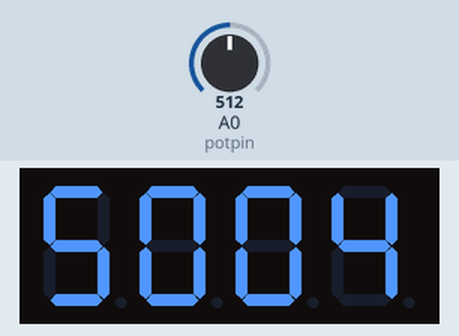
The sketch below on a simulated Arduino Uno, built with avr-gcc and run on an emulated ATmega328P. On the bench: 4-digit seven-segment display. Wiring (inferred from the names in the program): 4-digit 7-segment display, segments lit when HIGH: segments pin 2, pin 3, pin 4, pin 5, pin 12, pin 7, pin 8; digit selects pin 11, pin 10, pin 9, pin 6. The test bench sets the inputs (shaded band); at power-on: A0 (potpin) = 512. The segment pins are drawn as the display they are named for.

Above: at 1.2 s.
1.3 s: A0 (potpin) set to 716
At 2.5 s:
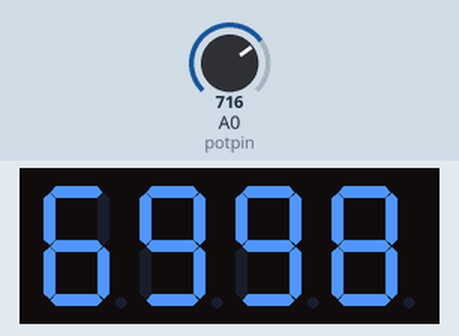
2.8 s: A0 (potpin) set to 900
At 3.7 s:
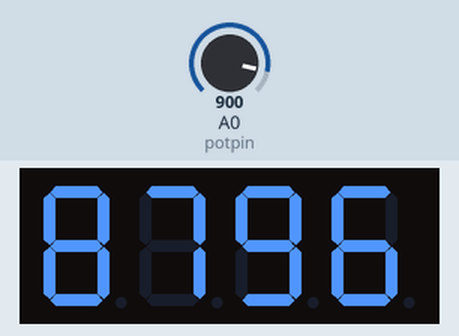
4.3 s: A0 (potpin) set to 1023
At 5.1 s:
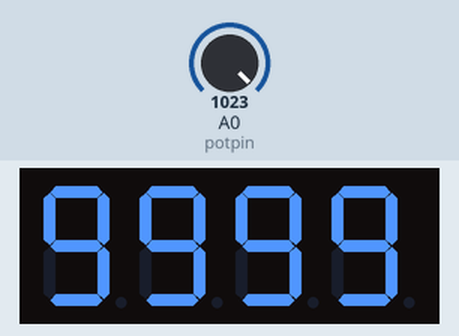
Timing chart, 0 to 7.3 s (numbered marks = the images above; inputs shaded):
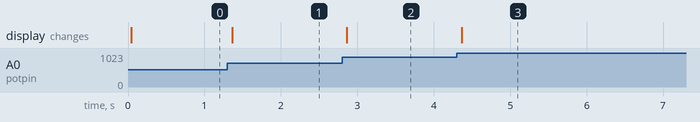

Measured:
- after the input at 1.3 s, the display: changes after 0.07 s (image 1)
- after the input at 2.8 s, the display: changes after 0.06 s (image 2)
- after the input at 4.3 s, the display: changes after 0.07 s (image 3)

The sketch:

_4dig7seg.ino
```cpp
int digit1 = 11; //PWM Display pin 12
int digit2 = 10; //PWM Display pin 9
int digit3 = 9; //PWM Display pin 8
int digit4 = 6; //PWM Display pin 6
int segA = 2; //Display pin 11
int segB = 3; //Display pin 7
int segC = 4; //Display pin 4
int segD = 5; //Display pin 2
int segE = 12; //Display pin 1
int segF = 7; //Display pin 10
int segG = 8; //Display pin 5
int num=0;

int potpin = A0; //porentiometer analog pin
int val = 0; //value for analog input

void setup() {
  pinMode(segA, OUTPUT);
  pinMode(segB, OUTPUT);
  pinMode(segC, OUTPUT);
  pinMode(segD, OUTPUT);
  pinMode(segE, OUTPUT);
  pinMode(segF, OUTPUT);
  pinMode(segG, OUTPUT);

  pinMode(digit1, OUTPUT);
  pinMode(digit2, OUTPUT);
  pinMode(digit3, OUTPUT);
  pinMode(digit4, OUTPUT);
}

void loop() {
  val = analogRead(potpin);
  val = map(val, 0, 1023, 0, 9999);
  displayNumber(val);
}

//Display brightness
//Each digit is on for a certain amount of microseconds
//Then it is off until we have reached a total of 20ms for the function call
//Let's assume each digit is on for 1000us
//If each digit is on for 1ms, there are 4 digits, so the display is off for 16ms.
//That's a ratio of 1ms to 16ms or 6.25% on time (PWM).
//Let's define a variable called brightness that varies from:
//5000 blindingly bright (15.7mA current draw per digit)
//2000 shockingly bright (11.4mA current draw per digit)
//1000 pretty bright (5.9mA)
//500 normal (3mA)
//200 dim but readable (1.4mA)
//50 dim but readable (0.56mA)
//5 dim but readable (0.31mA)
//1 dim but readable in dark (0.28mA)

void displayNumber(int toDisplay) {
#define DISPLAY_BRIGHTNESS 200

#define DIGIT_ON  LOW
#define DIGIT_OFF HIGH

  long beginTime = millis();

  for(int digit = 4 ; digit > 0 ; digit--) {

    //Turn on a digit for a short amount of time
    switch(digit) {
    case 1:
      digitalWrite(digit1, DIGIT_ON);
      break;
    case 2:
      digitalWrite(digit2, DIGIT_ON);
      break;
    case 3:
      digitalWrite(digit3, DIGIT_ON);
      break;
    case 4:
      digitalWrite(digit4, DIGIT_ON);
      break;
    }

    //Turn on the right segments for this digit
    lightNumber(toDisplay % 10);
    toDisplay /= 10;

    delayMicroseconds(DISPLAY_BRIGHTNESS); //Display this digit for a fraction of a second (between 1us and 5000us, 500 is pretty good)

    //Turn off all segments
    lightNumber(10);
//
//    //Turn off all digits
    digitalWrite(digit1, DIGIT_OFF);
    digitalWrite(digit2, DIGIT_OFF);
    digitalWrite(digit3, DIGIT_OFF);
    digitalWrite(digit4, DIGIT_OFF);
  }

  while( (millis() - beginTime) < 10) ; //Wait for 20ms to pass before we paint the display again
}

//Given a number, turns on those segments
//If number == 10, then turn off number
void lightNumber(int numberToDisplay) {

// may be need invert
#define SEGMENT_ON  HIGH
#define SEGMENT_OFF LOW

  switch (numberToDisplay){

  case 0:
    digitalWrite(segA, SEGMENT_ON);
    digitalWrite(segB, SEGMENT_ON);
    digitalWrite(segC, SEGMENT_ON);
    digitalWrite(segD, SEGMENT_ON);
    digitalWrite(segE, SEGMENT_ON);
    digitalWrite(segF, SEGMENT_ON);
    digitalWrite(segG, SEGMENT_OFF);
    break;

  case 1:
    digitalWrite(segA, SEGMENT_OFF);
    digitalWrite(segB, SEGMENT_ON);
    digitalWrite(segC, SEGMENT_ON);
    digitalWrite(segD, SEGMENT_OFF);
    digitalWrite(segE, SEGMENT_OFF);
    digitalWrite(segF, SEGMENT_OFF);
    digitalWrite(segG, SEGMENT_OFF);
    break;

  case 2:
    digitalWrite(segA, SEGMENT_ON);
    digitalWrite(segB, SEGMENT_ON);
    digitalWrite(segC, SEGMENT_OFF);
    digitalWrite(segD, SEGMENT_ON);
    digitalWrite(segE, SEGMENT_ON);
    digitalWrite(segF, SEGMENT_OFF);
    digitalWrite(segG, SEGMENT_ON);
    break;

  case 3:
    digitalWrite(segA, SEGMENT_ON);
    digitalWrite(segB, SEGMENT_ON);
    digitalWrite(segC, SEGMENT_ON);
    digitalWrite(segD, SEGMENT_ON);
    digitalWrite(segE, SEGMENT_OFF);
    digitalWrite(segF, SEGMENT_OFF);
    digitalWrite(segG, SEGMENT_ON);
    break;

  case 4:
    digitalWrite(segA, SEGMENT_OFF);
    digitalWrite(segB, SEGMENT_ON);
    digitalWrite(segC, SEGMENT_ON);
    digitalWrite(segD, SEGMENT_OFF);
    digitalWrite(segE, SEGMENT_OFF);
    digitalWrite(segF, SEGMENT_ON);
    digitalWrite(segG, SEGMENT_ON);
    break;

  case 5:
    digitalWrite(segA, SEGMENT_ON);
    digitalWrite(segB, SEGMENT_OFF);
    digitalWrite(segC, SEGMENT_ON);
    digitalWrite(segD, SEGMENT_ON);
    digitalWrite(segE, SEGMENT_OFF);
    digitalWrite(segF, SEGMENT_ON);
    digitalWrite(segG, SEGMENT_ON);
    break;

  case 6:
    digitalWrite(segA, SEGMENT_ON);
    digitalWrite(segB, SEGMENT_OFF);
    digitalWrite(segC, SEGMENT_ON);
    digitalWrite(segD, SEGMENT_ON);
    digitalWrite(segE, SEGMENT_ON);
    digitalWrite(segF, SEGMENT_ON);
    digitalWrite(segG, SEGMENT_ON);
    break;

  case 7:
    digitalWrite(segA, SEGMENT_ON);
    digitalWrite(segB, SEGMENT_ON);
    digitalWrite(segC, SEGMENT_ON);
    digitalWrite(segD, SEGMENT_OFF);
    digitalWrite(segE, SEGMENT_OFF);
    digitalWrite(segF, SEGMENT_OFF);
    digitalWrite(segG, SEGMENT_OFF);
    break;

  case 8:
    digitalWrite(segA, SEGMENT_ON);
    digitalWrite(segB, SEGMENT_ON);
    digitalWrite(segC, SEGMENT_ON);
    digitalWrite(segD, SEGMENT_ON);
    digitalWrite(segE, SEGMENT_ON);
    digitalWrite(segF, SEGMENT_ON);
    digitalWrite(segG, SEGMENT_ON);
    break;

  case 9:
    digitalWrite(segA, SEGMENT_ON);
    digitalWrite(segB, SEGMENT_ON);
    digitalWrite(segC, SEGMENT_ON);
    digitalWrite(segD, SEGMENT_ON);
    digitalWrite(segE, SEGMENT_OFF);
    digitalWrite(segF, SEGMENT_ON);
    digitalWrite(segG, SEGMENT_ON);
    break;

  case 10:
    digitalWrite(segA, SEGMENT_OFF);
    digitalWrite(segB, SEGMENT_OFF);
    digitalWrite(segC, SEGMENT_OFF);
    digitalWrite(segD, SEGMENT_OFF);
    digitalWrite(segE, SEGMENT_OFF);
    digitalWrite(segF, SEGMENT_OFF);
    digitalWrite(segG, SEGMENT_OFF);
    break;
  }
}
```
